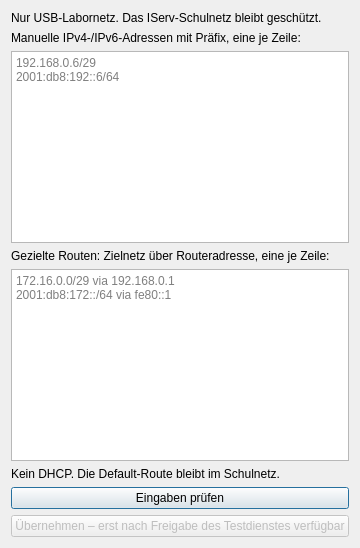
<?xml version="1.0" encoding="UTF-8"?>
<ui version="4.0">
 <class>LabNetworkDialog</class>
 <widget class="QDialog" name="LabNetworkDialog">
  <property name="windowTitle"><string>Labornetz einstellen – Entwurf</string></property>
  <layout class="QVBoxLayout" name="layout">
   <item><widget class="QLabel" name="scope"><property name="text"><string>Nur USB-Labornetz. Das IServ-Schulnetz bleibt geschützt.</string></property><property name="wordWrap"><bool>true</bool></property></widget></item>
   <item><widget class="QLabel" name="addressLabel"><property name="text"><string>Manuelle IPv4-/IPv6-Adressen mit Präfix, eine je Zeile:</string></property></widget></item>
   <item><widget class="QPlainTextEdit" name="addresses"><property name="placeholderText"><string>192.168.0.6/29
2001:db8:192::6/64</string></property></widget></item>
   <item><widget class="QLabel" name="routeLabel"><property name="text"><string>Gezielte Routen: Zielnetz über Routeradresse, eine je Zeile:</string></property></widget></item>
   <item><widget class="QPlainTextEdit" name="routes"><property name="placeholderText"><string>172.16.0.0/29 via 192.168.0.1
2001:db8:172::/64 via fe80::1</string></property></widget></item>
   <item><widget class="QLabel" name="note"><property name="text"><string>Kein DHCP. Die Default-Route bleibt im Schulnetz.</string></property></widget></item>
   <item><widget class="QPushButton" name="preview"><property name="text"><string>Eingaben prüfen</string></property></widget></item>
   <item><widget class="QPushButton" name="apply"><property name="enabled"><bool>false</bool></property><property name="text"><string>Übernehmen – erst nach Freigabe des Testdienstes verfügbar</string></property></widget></item>
  </layout>
 </widget>
 <resources/>
 <connections/>
</ui>
